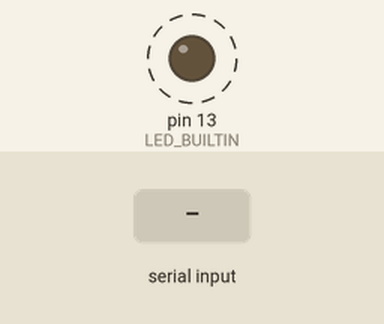
The sketch below on a simulated Arduino Uno, built with avr-gcc and run on an emulated ATmega328P. Shown: output pins drawn as LEDs (lit = HIGH). Dashed ring = blinking. Inputs (shaded band) come from the test bench. What the sketch prints to the serial monitor is not drawn.

Above: at 1.2 s.
1.3 s: "90,45\n" received over Serial
3.5 s: byte 10 ('\n') received over Serial
5.5 s: "90,45,200,10\n" received over Serial
Timing chart, 0 to 13.5 s (numbered marks = the images above; inputs shaded):
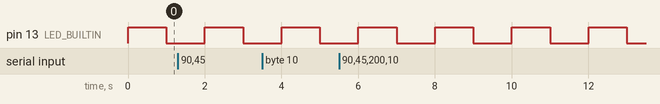

The sketch:

serial_test.ino
```cpp
// Teensy 4.1 wheel command receiver
// Receives: l_dir,l_pwm,r_dir,r_pwm\n

#include <Arduino.h>

static const uint32_t SERIAL_BAUD = 115200;

// Parsed command values
int l_dir = 0;
int l_pwm = 0;
int r_dir = 0;
int r_pwm = 0;

// Serial input buffer
char rx_buf[64];
uint8_t rx_index = 0;

void setup() {
  pinMode(LED_BUILTIN, OUTPUT);
  Serial.begin(SERIAL_BAUD);

  // Wait for serial (optional but helpful during debugging)
  while (!Serial && millis() < 3000) {}

  Serial.println("Teensy wheel receiver ready");
}

void loop() {
  readSerial();
  // applyMotorCommands();   // add later
  digitalWrite(LED_BUILTIN, HIGH);  // turn the LED on (HIGH is the voltage level)
  delay(1000);                      // wait for a second
  digitalWrite(LED_BUILTIN, LOW);   // turn the LED off by making the voltage LOW
  delay(1000);
}

void readSerial() {
  while (Serial.available()) {
    char c = Serial.read();

    // End-of-line → process command
    if (c == '\n') {
      rx_buf[rx_index] = '\0';  // null terminate
      parseCommand(rx_buf);
      rx_index = 0;
    }
    // Ignore carriage return
    else if (c != '\r') {
      if (rx_index < sizeof(rx_buf) - 1) {
        rx_buf[rx_index++] = c;
      } else {
        // Buffer overflow protection
        rx_index = 0;
      }
    }
  }
}

void parseCommand(const char *cmd) {
  // Expected format: l_dir,l_pwm,r_dir,r_pwm
  int values[4];

  int count = sscanf(cmd, "%d,%d,%d,%d",
                     &values[0], &values[1],
                     &values[2], &values[3]);

  if (count != 4) {
    Serial.print("Parse error: ");
    Serial.println(cmd);
    return;
  }

  l_dir = constrain(values[0], 0, 1);
  l_pwm = constrain(values[1], 0, 255);
  r_dir = constrain(values[2], 0, 1);
  r_pwm = constrain(values[3], 0, 255);

  // Debug echo (remove later)
  Serial.print("L: dir=");
  Serial.print(l_dir);
  Serial.print(" pwm=");
  Serial.print(l_pwm);
  Serial.print(" | R: dir=");
  Serial.print(r_dir);
  Serial.print(" pwm=");
  Serial.println(r_pwm);
}
```

Measured:
- by itself, pin 13 (LED_BUILTIN): alternates HIGH for 1.0 s and LOW for 1.0 s
